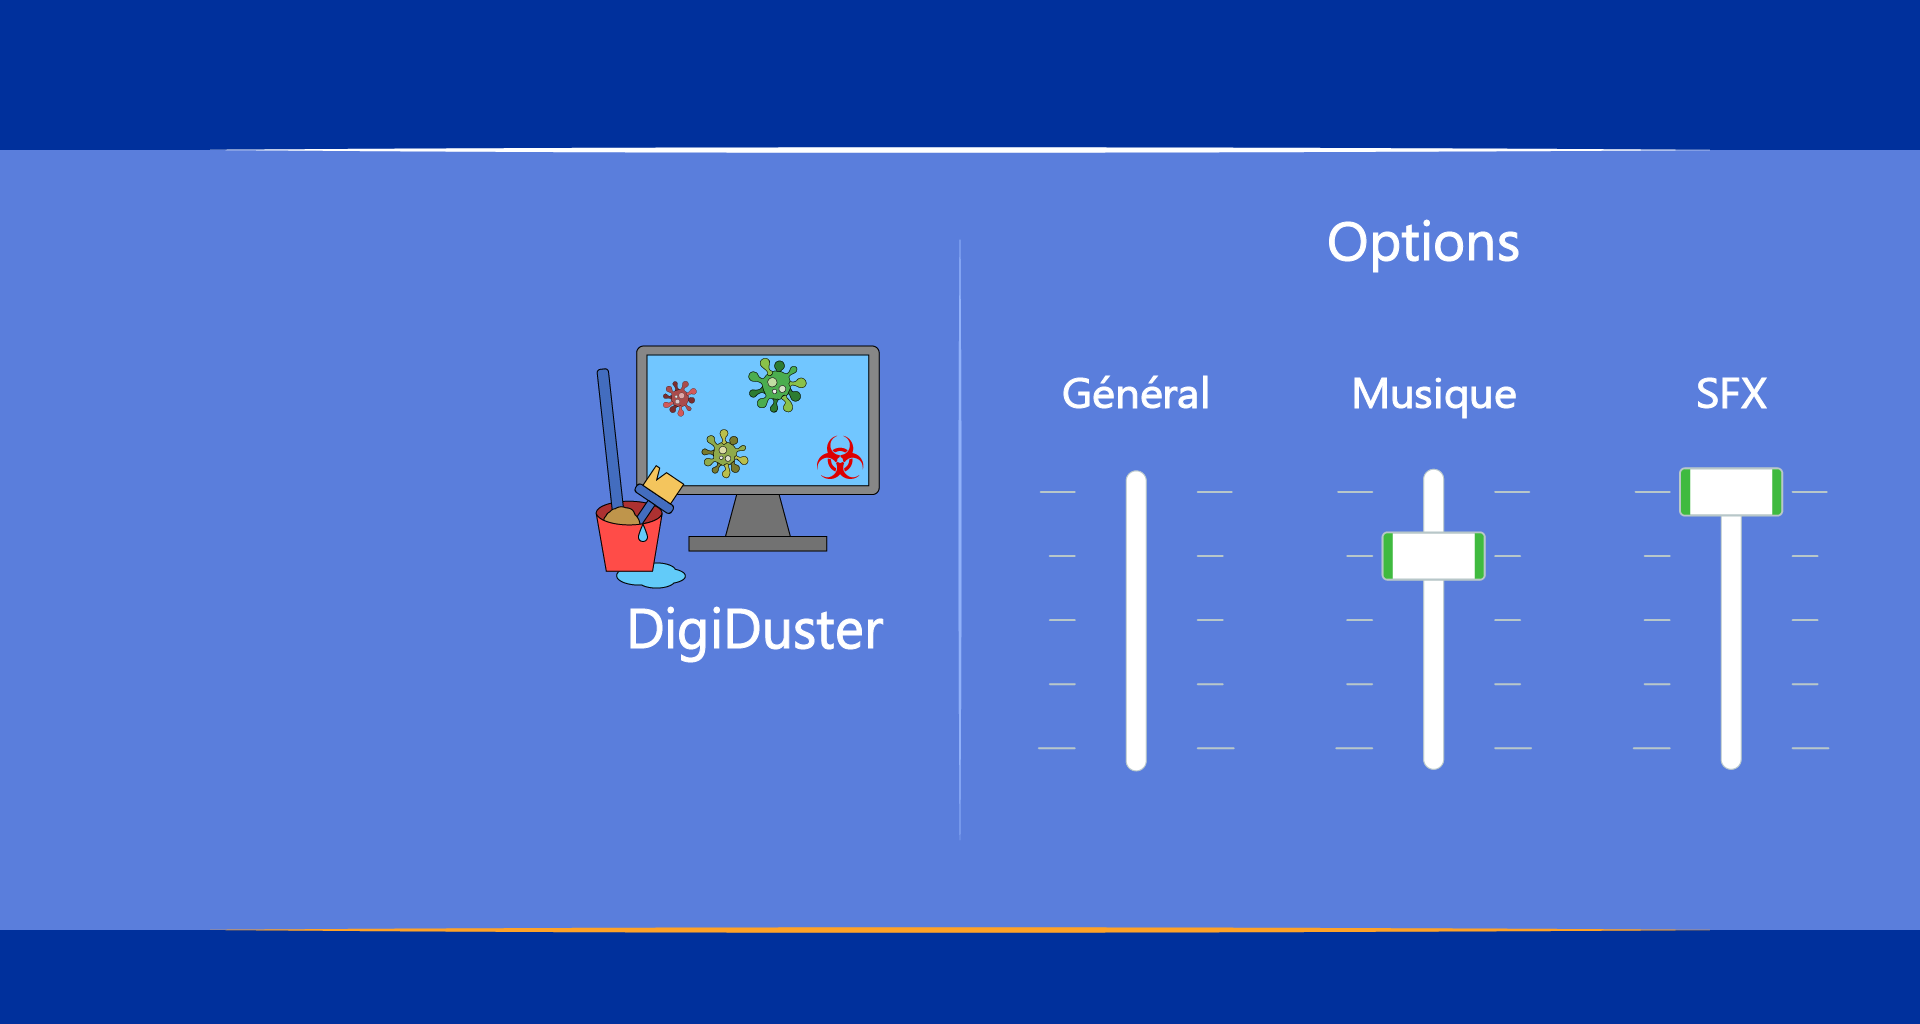

The image is a tile-based game level rendered from a .tmx file. Its description and complete source (layers, tilesets, objects, tile grids) follow:
An orthogonal 30x16 tile map with 64x64 px tiles, 1 tile layer (Tile Layer 1).

<map version="1.10" tiledversion="1.10.2" orientation="orthogonal" renderorder="right-down" width="30" height="16" tilewidth="64" tileheight="64" infinite="0" nextlayerid="2" nextobjectid="1">
 <tileset firstgid="1" name="Option Menu 2" tilewidth="64" tileheight="64" tilecount="480" columns="30">
  <image source="OptionMenu.png" width="1920" height="1080" />
 </tileset>
 <layer id="1" name="Tile Layer 1" width="30" height="16">
  <data encoding="csv">
1,2,3,4,5,6,7,8,9,10,11,12,13,14,15,16,17,18,19,20,21,22,23,24,25,26,27,28,29,30,
31,32,33,34,35,36,37,38,39,40,41,42,43,44,45,46,47,48,49,50,51,52,53,54,55,56,57,58,59,60,
61,62,63,64,65,66,67,68,69,70,71,72,73,74,75,76,77,78,79,80,81,82,83,84,85,86,87,88,89,90,
91,92,93,94,95,96,97,98,99,100,101,102,103,104,105,106,107,108,109,110,111,112,113,114,115,116,117,118,119,120,
121,122,123,124,125,126,127,128,129,130,131,132,133,134,135,136,137,138,139,140,141,142,143,144,145,146,147,148,149,150,
151,152,153,154,155,156,157,158,159,160,161,162,163,164,165,166,167,168,169,170,171,172,173,174,175,176,177,178,179,180,
181,182,183,184,185,186,187,188,189,190,191,192,193,194,195,196,197,198,199,200,201,202,203,204,205,206,207,208,209,210,
211,212,213,214,215,216,217,218,219,220,221,222,223,224,225,226,227,228,229,230,231,232,233,234,235,236,237,238,239,240,
241,242,243,244,245,246,247,248,249,250,251,252,253,254,255,256,257,258,259,260,261,262,263,264,265,266,267,268,269,270,
271,272,273,274,275,276,277,278,279,280,281,282,283,284,285,286,287,288,289,290,291,292,293,294,295,296,297,298,299,300,
301,302,303,304,305,306,307,308,309,310,311,312,313,314,315,316,317,318,319,320,321,322,323,324,325,326,327,328,329,330,
331,332,333,334,335,336,337,338,339,340,341,342,343,344,345,346,347,348,349,350,351,352,353,354,355,356,357,358,359,360,
361,362,363,364,365,366,367,368,369,370,371,372,373,374,375,376,377,378,379,380,381,382,383,384,385,386,387,388,389,390,
391,392,393,394,395,396,397,398,399,400,401,402,403,404,405,406,407,408,409,410,411,412,413,414,415,416,417,418,419,420,
421,422,423,424,425,426,427,428,429,430,431,432,433,434,435,436,437,438,439,440,441,442,443,444,445,446,447,448,449,450,
451,452,453,454,455,456,457,458,459,460,461,462,463,464,465,466,467,468,469,470,471,472,473,474,475,476,477,478,479,480
</data>
 </layer>
</map>